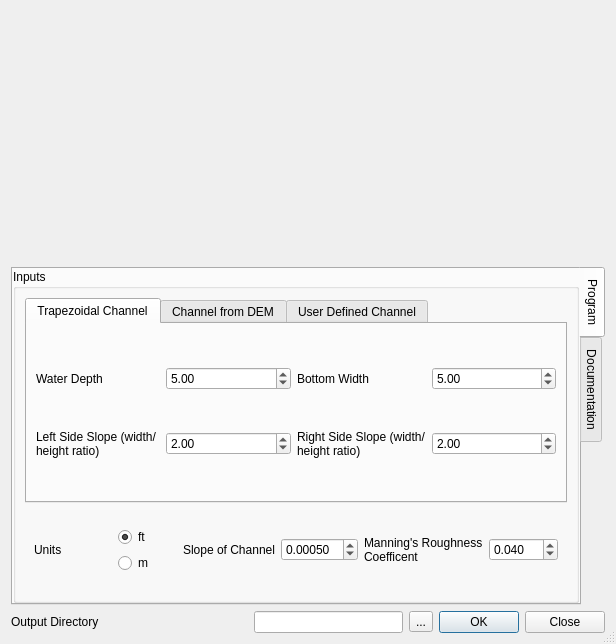
<?xml version="1.0" encoding="UTF-8"?>
<ui version="4.0">
 <class>DrainageChannelFlowEstimatorDialogBase</class>
 <widget class="QDialog" name="DrainageChannelFlowEstimatorDialogBase">
  <property name="geometry">
   <rect>
    <x>0</x>
    <y>0</y>
    <width>616</width>
    <height>644</height>
   </rect>
  </property>
  <property name="windowTitle">
   <string>Drainage Channel Terrain2Flow</string>
  </property>
  <property name="sizeGripEnabled">
   <bool>true</bool>
  </property>
  <layout class="QVBoxLayout" name="verticalLayout_2">
   <property name="sizeConstraint">
    <enum>QLayout::SetMinimumSize</enum>
   </property>
   <item>
    <widget class="QWidget" name="widget_3" native="true">
     <property name="minimumSize">
      <size>
       <width>0</width>
       <height>250</height>
      </size>
     </property>
     <layout class="QHBoxLayout" name="horizontalLayout_4">
      <item>
       <layout class="QVBoxLayout" name="vLayout"/>
      </item>
     </layout>
    </widget>
   </item>
   <item>
    <widget class="QTabWidget" name="tabWidget_2">
     <property name="tabPosition">
      <enum>QTabWidget::East</enum>
     </property>
     <property name="currentIndex">
      <number>0</number>
     </property>
     <widget class="QWidget" name="tab">
      <attribute name="title">
       <string>Program</string>
      </attribute>
      <layout class="QGridLayout" name="gridLayout_4">
       <property name="leftMargin">
        <number>0</number>
       </property>
       <property name="topMargin">
        <number>0</number>
       </property>
       <property name="rightMargin">
        <number>0</number>
       </property>
       <property name="bottomMargin">
        <number>0</number>
       </property>
       <property name="spacing">
        <number>0</number>
       </property>
       <item row="1" column="0">
        <widget class="QGroupBox" name="groupBox_2">
         <property name="maximumSize">
          <size>
           <width>16777215</width>
           <height>373</height>
          </size>
         </property>
         <property name="title">
          <string>Inputs</string>
         </property>
         <layout class="QVBoxLayout" name="verticalLayout">
          <item>
           <widget class="QTabWidget" name="tabWidget">
            <property name="minimumSize">
             <size>
              <width>0</width>
              <height>164</height>
             </size>
            </property>
            <property name="currentIndex">
             <number>0</number>
            </property>
            <widget class="QWidget" name="tabTrap">
             <attribute name="title">
              <string>Trapezoidal Channel</string>
             </attribute>
             <layout class="QGridLayout" name="gridLayout_2">
              <item row="1" column="4">
               <widget class="QDoubleSpinBox" name="rightSS">
                <property name="minimum">
                 <double>0.010000000000000</double>
                </property>
                <property name="singleStep">
                 <double>0.250000000000000</double>
                </property>
                <property name="value">
                 <double>2.000000000000000</double>
                </property>
               </widget>
              </item>
              <item row="1" column="1">
               <widget class="QDoubleSpinBox" name="leftSS">
                <property name="minimum">
                 <double>0.010000000000000</double>
                </property>
                <property name="singleStep">
                 <double>0.250000000000000</double>
                </property>
                <property name="value">
                 <double>2.000000000000000</double>
                </property>
               </widget>
              </item>
              <item row="0" column="4">
               <widget class="QDoubleSpinBox" name="botWidth">
                <property name="minimum">
                 <double>0.010000000000000</double>
                </property>
                <property name="maximum">
                 <double>999.000000000000000</double>
                </property>
                <property name="value">
                 <double>5.000000000000000</double>
                </property>
               </widget>
              </item>
              <item row="0" column="1">
               <widget class="QDoubleSpinBox" name="depth">
                <property name="minimum">
                 <double>0.010000000000000</double>
                </property>
                <property name="singleStep">
                 <double>0.500000000000000</double>
                </property>
                <property name="value">
                 <double>5.000000000000000</double>
                </property>
               </widget>
              </item>
              <item row="0" column="3">
               <widget class="QLabel" name="label">
                <property name="text">
                 <string>Bottom Width</string>
                </property>
               </widget>
              </item>
              <item row="0" column="0">
               <widget class="QLabel" name="label_3">
                <property name="text">
                 <string>Water Depth</string>
                </property>
               </widget>
              </item>
              <item row="1" column="3">
               <widget class="QLabel" name="label_4">
                <property name="text">
                 <string>Right Side Slope (width/height ratio)</string>
                </property>
                <property name="wordWrap">
                 <bool>true</bool>
                </property>
               </widget>
              </item>
              <item row="1" column="0">
               <widget class="QLabel" name="label_2">
                <property name="text">
                 <string>Left Side Slope (width/height ratio)</string>
                </property>
                <property name="wordWrap">
                 <bool>true</bool>
                </property>
               </widget>
              </item>
             </layout>
            </widget>
            <widget class="QWidget" name="tabSample">
             <attribute name="title">
              <string>Channel from DEM</string>
             </attribute>
             <layout class="QVBoxLayout" name="verticalLayout_3">
              <item>
               <layout class="QHBoxLayout" name="horizontalLayout_2">
                <item>
                 <widget class="QLabel" name="label_9">
                  <property name="text">
                   <string>Water Surface Elevation</string>
                  </property>
                 </widget>
                </item>
                <item>
                 <widget class="QDoubleSpinBox" name="cbWSE">
                  <property name="decimals">
                   <number>2</number>
                  </property>
                  <property name="maximum">
                   <double>999999.000000000000000</double>
                  </property>
                  <property name="singleStep">
                   <double>0.100000000000000</double>
                  </property>
                 </widget>
                </item>
                <item>
                 <widget class="QLabel" name="label_8">
                  <property name="text">
                   <string>DEM</string>
                  </property>
                 </widget>
                </item>
                <item>
                 <widget class="QComboBox" name="cbDEM"/>
                </item>
               </layout>
              </item>
              <item>
               <layout class="QHBoxLayout" name="horizontalLayout">
                <item>
                 <widget class="QLabel" name="label_7">
                  <property name="minimumSize">
                   <size>
                    <width>0</width>
                    <height>0</height>
                   </size>
                  </property>
                  <property name="text">
                   <string>Draw Cross Section (looking downstream from left to right)</string>
                  </property>
                  <property name="wordWrap">
                   <bool>true</bool>
                  </property>
                 </widget>
                </item>
                <item>
                 <widget class="QToolButton" name="btnSampleLine">
                  <property name="text">
                   <string>Draw Cross Section</string>
                  </property>
                 </widget>
                </item>
               </layout>
              </item>
              <item>
               <layout class="QHBoxLayout" name="horizontalLayout_3">
                <item>
                 <widget class="QLabel" name="label_11">
                  <property name="text">
                   <string>Use DEM to estimate slope</string>
                  </property>
                 </widget>
                </item>
                <item>
                 <widget class="QToolButton" name="btnSampleSlope">
                  <property name="text">
                   <string>Estimate slope from DEM</string>
                  </property>
                 </widget>
                </item>
               </layout>
              </item>
             </layout>
            </widget>
            <widget class="QWidget" name="tabUD">
             <attribute name="title">
              <string>User Defined Channel</string>
             </attribute>
             <layout class="QVBoxLayout" name="verticalLayout_6">
              <item>
               <layout class="QHBoxLayout" name="horizontalLayout_7">
                <item>
                 <widget class="QLabel" name="label_14">
                  <property name="text">
                   <string>Water Surface Elevation</string>
                  </property>
                 </widget>
                </item>
                <item>
                 <widget class="QDoubleSpinBox" name="cbUDwse">
                  <property name="maximumSize">
                   <size>
                    <width>100</width>
                    <height>16777215</height>
                   </size>
                  </property>
                  <property name="decimals">
                   <number>2</number>
                  </property>
                  <property name="maximum">
                   <double>999999.989999999990687</double>
                  </property>
                  <property name="singleStep">
                   <double>0.100000000000000</double>
                  </property>
                 </widget>
                </item>
               </layout>
              </item>
              <item>
               <layout class="QHBoxLayout" name="horizontalLayout_6">
                <item>
                 <widget class="QLabel" name="label_13">
                  <property name="text">
                   <string>Text File of Station and Elevation Values (space or tab delimited, no header)</string>
                  </property>
                  <property name="wordWrap">
                   <bool>true</bool>
                  </property>
                 </widget>
                </item>
                <item>
                 <spacer name="horizontalSpacer_2">
                  <property name="orientation">
                   <enum>Qt::Horizontal</enum>
                  </property>
                  <property name="sizeHint" stdset="0">
                   <size>
                    <width>40</width>
                    <height>20</height>
                   </size>
                  </property>
                 </spacer>
                </item>
                <item>
                 <widget class="QLineEdit" name="inputFile"/>
                </item>
                <item>
                 <widget class="QToolButton" name="btnLoadTXT">
                  <property name="text">
                   <string>...</string>
                  </property>
                 </widget>
                </item>
               </layout>
              </item>
             </layout>
            </widget>
           </widget>
          </item>
          <item>
           <widget class="QWidget" name="widget_2" native="true">
            <property name="minimumSize">
             <size>
              <width>0</width>
              <height>14</height>
             </size>
            </property>
            <layout class="QGridLayout" name="gridLayout_3">
             <item row="0" column="0">
              <widget class="QLabel" name="label_10">
               <property name="text">
                <string>Units</string>
               </property>
              </widget>
             </item>
             <item row="0" column="1">
              <widget class="QWidget" name="widget" native="true">
               <property name="minimumSize">
                <size>
                 <width>0</width>
                 <height>0</height>
                </size>
               </property>
               <layout class="QGridLayout" name="gridLayout_6">
                <item row="0" column="0">
                 <widget class="QRadioButton" name="ft">
                  <property name="text">
                   <string>ft</string>
                  </property>
                  <property name="checked">
                   <bool>true</bool>
                  </property>
                 </widget>
                </item>
                <item row="1" column="0">
                 <widget class="QRadioButton" name="m">
                  <property name="text">
                   <string>m</string>
                  </property>
                 </widget>
                </item>
               </layout>
              </widget>
             </item>
             <item row="0" column="4">
              <widget class="QLabel" name="label_6">
               <property name="text">
                <string>Manning's Roughness Coefficent</string>
               </property>
               <property name="wordWrap">
                <bool>true</bool>
               </property>
              </widget>
             </item>
             <item row="0" column="5">
              <widget class="QDoubleSpinBox" name="n">
               <property name="decimals">
                <number>3</number>
               </property>
               <property name="minimum">
                <double>0.001000000000000</double>
               </property>
               <property name="singleStep">
                <double>0.005000000000000</double>
               </property>
               <property name="value">
                <double>0.040000000000000</double>
               </property>
              </widget>
             </item>
             <item row="0" column="3">
              <widget class="QDoubleSpinBox" name="slope">
               <property name="decimals">
                <number>5</number>
               </property>
               <property name="minimum">
                <double>0.000000000000000</double>
               </property>
               <property name="singleStep">
                <double>0.000010000000000</double>
               </property>
               <property name="value">
                <double>0.000500000000000</double>
               </property>
              </widget>
             </item>
             <item row="0" column="2">
              <widget class="QLabel" name="label_5">
               <property name="minimumSize">
                <size>
                 <width>0</width>
                 <height>0</height>
                </size>
               </property>
               <property name="text">
                <string>Slope of Channel</string>
               </property>
               <property name="wordWrap">
                <bool>true</bool>
               </property>
              </widget>
             </item>
            </layout>
           </widget>
          </item>
         </layout>
        </widget>
       </item>
      </layout>
     </widget>
     <widget class="QWidget" name="tab_2">
      <attribute name="title">
       <string>Documentation</string>
      </attribute>
      <layout class="QVBoxLayout" name="verticalLayout_4">
       <item>
        <widget class="QTextBrowser" name="textBrowser">
         <property name="html">
          <string>&lt;!DOCTYPE HTML PUBLIC &quot;-//W3C//DTD HTML 4.0//EN&quot; &quot;http://www.w3.org/TR/REC-html40/strict.dtd&quot;&gt;
&lt;html&gt;&lt;head&gt;&lt;meta name=&quot;qrichtext&quot; content=&quot;1&quot; /&gt;&lt;style type=&quot;text/css&quot;&gt;
p, li { white-space: pre-wrap; }
&lt;/style&gt;&lt;/head&gt;&lt;body style=&quot; font-family:'.SF NS Text'; font-size:13pt; font-weight:400; font-style:normal;&quot;&gt;
&lt;p style=&quot; margin-top:0px; margin-bottom:0px; margin-left:0px; margin-right:0px; -qt-block-indent:0; text-indent:0px;&quot;&gt;&lt;span style=&quot; font-family:'.Helvetica Neue DeskInterface'; font-size:18pt; font-weight:600;&quot;&gt;Terrain2Flow - A Uniform, Steady Open Channel Flow Calculator for QGIS&lt;/span&gt;&lt;/p&gt;
&lt;p style=&quot;-qt-paragraph-type:empty; margin-top:0px; margin-bottom:0px; margin-left:0px; margin-right:0px; -qt-block-indent:0; text-indent:0px; font-family:'.Helvetica Neue DeskInterface'; font-size:18pt; font-weight:600;&quot;&gt;&lt;br /&gt;&lt;/p&gt;
&lt;p style=&quot; margin-top:0px; margin-bottom:0px; margin-left:0px; margin-right:0px; -qt-block-indent:0; text-indent:0px;&quot;&gt;&lt;span style=&quot; font-family:'.Helvetica Neue DeskInterface'; font-weight:600;&quot;&gt;Description&lt;/span&gt;&lt;/p&gt;
&lt;p style=&quot;-qt-paragraph-type:empty; margin-top:0px; margin-bottom:0px; margin-left:0px; margin-right:0px; -qt-block-indent:0; text-indent:0px; font-family:'.Helvetica Neue DeskInterface'; font-weight:600;&quot;&gt;&lt;br /&gt;&lt;/p&gt;
&lt;p style=&quot; margin-top:0px; margin-bottom:0px; margin-left:0px; margin-right:0px; -qt-block-indent:0; text-indent:0px;&quot;&gt;&lt;span style=&quot; font-family:'.Helvetica Neue DeskInterface';&quot;&gt;This plugin calculates flow and velocity using the Manning equation for uniform, steady flow.  &lt;/span&gt;&lt;span style=&quot; font-family:'.Helvetica Neue DeskInterface'; font-weight:600;&quot;&gt;If you've never heard of the Manning equation or taken a course in open channel hydraulics you won't understand what this tool is doing&lt;/span&gt;&lt;span style=&quot; font-family:'.Helvetica Neue DeskInterface';&quot;&gt;.&lt;/span&gt;&lt;/p&gt;
&lt;p style=&quot;-qt-paragraph-type:empty; margin-top:0px; margin-bottom:0px; margin-left:0px; margin-right:0px; -qt-block-indent:0; text-indent:0px; font-family:'.Helvetica Neue DeskInterface';&quot;&gt;&lt;br /&gt;&lt;/p&gt;
&lt;p style=&quot; margin-top:0px; margin-bottom:0px; margin-left:0px; margin-right:0px; -qt-block-indent:0; text-indent:0px;&quot;&gt;&lt;span style=&quot; font-family:'.Helvetica Neue DeskInterface';&quot;&gt;If you are familar with open channel hydraulics and want a quick refresher check out this information from the Univeristy of Delaware:&lt;/span&gt;&lt;/p&gt;
&lt;p style=&quot;-qt-paragraph-type:empty; margin-top:0px; margin-bottom:0px; margin-left:0px; margin-right:0px; -qt-block-indent:0; text-indent:0px; font-family:'.Helvetica Neue DeskInterface';&quot;&gt;&lt;br /&gt;&lt;/p&gt;
&lt;p style=&quot; margin-top:0px; margin-bottom:0px; margin-left:0px; margin-right:0px; -qt-block-indent:0; text-indent:0px;&quot;&gt;&lt;span style=&quot; font-family:'.Helvetica Neue DeskInterface';&quot;&gt;http://udel.edu/~inamdar/EGTE215/Open_channel.pdf&lt;/span&gt;&lt;/p&gt;
&lt;p style=&quot;-qt-paragraph-type:empty; margin-top:0px; margin-bottom:0px; margin-left:0px; margin-right:0px; -qt-block-indent:0; text-indent:0px; font-family:'.Helvetica Neue DeskInterface';&quot;&gt;&lt;br /&gt;&lt;/p&gt;
&lt;p style=&quot; margin-top:0px; margin-bottom:0px; margin-left:0px; margin-right:0px; -qt-block-indent:0; text-indent:0px;&quot;&gt;&lt;span style=&quot; font-family:'.Helvetica Neue DeskInterface';&quot;&gt;A great reference for Mannings n values can be found from the USGS here:&lt;/span&gt;&lt;/p&gt;
&lt;p style=&quot;-qt-paragraph-type:empty; margin-top:0px; margin-bottom:0px; margin-left:0px; margin-right:0px; -qt-block-indent:0; text-indent:0px; font-family:'.Helvetica Neue DeskInterface';&quot;&gt;&lt;br /&gt;&lt;/p&gt;
&lt;p style=&quot; margin-top:0px; margin-bottom:0px; margin-left:0px; margin-right:0px; -qt-block-indent:0; text-indent:0px;&quot;&gt;&lt;span style=&quot; font-family:'.Helvetica Neue DeskInterface';&quot;&gt;http://pubs.usgs.gov/wsp/2339/report.pdf&lt;/span&gt;&lt;/p&gt;
&lt;p style=&quot;-qt-paragraph-type:empty; margin-top:0px; margin-bottom:0px; margin-left:0px; margin-right:0px; -qt-block-indent:0; text-indent:0px; font-family:'.Helvetica Neue DeskInterface';&quot;&gt;&lt;br /&gt;&lt;/p&gt;
&lt;p style=&quot; margin-top:0px; margin-bottom:0px; margin-left:0px; margin-right:0px; -qt-block-indent:0; text-indent:0px;&quot;&gt;&lt;span style=&quot; font-family:'.Helvetica Neue DeskInterface'; font-weight:600;&quot;&gt;User Defined Cross Section&lt;/span&gt;&lt;/p&gt;
&lt;p style=&quot;-qt-paragraph-type:empty; margin-top:0px; margin-bottom:0px; margin-left:0px; margin-right:0px; -qt-block-indent:0; text-indent:0px; font-family:'.Helvetica Neue DeskInterface';&quot;&gt;&lt;br /&gt;&lt;/p&gt;
&lt;p style=&quot; margin-top:0px; margin-bottom:0px; margin-left:0px; margin-right:0px; -qt-block-indent:0; text-indent:0px;&quot;&gt;&lt;span style=&quot; font-family:'.Helvetica Neue DeskInterface';&quot;&gt;The user defined cross section option allows the use of a tab or space delimited text file without a header.  The first column should contain the station values and the following column should contain elevation values.&lt;/span&gt;&lt;/p&gt;
&lt;p style=&quot;-qt-paragraph-type:empty; margin-top:0px; margin-bottom:0px; margin-left:0px; margin-right:0px; -qt-block-indent:0; text-indent:0px; font-family:'.Helvetica Neue DeskInterface';&quot;&gt;&lt;br /&gt;&lt;/p&gt;
&lt;p style=&quot; margin-top:0px; margin-bottom:0px; margin-left:0px; margin-right:0px; -qt-block-indent:0; text-indent:0px;&quot;&gt;&lt;span style=&quot; font-family:'.Helvetica Neue DeskInterface'; font-weight:600;&quot;&gt;Final Considerations&lt;/span&gt;&lt;/p&gt;
&lt;p style=&quot;-qt-paragraph-type:empty; margin-top:0px; margin-bottom:0px; margin-left:0px; margin-right:0px; -qt-block-indent:0; text-indent:0px; font-family:'.Helvetica Neue DeskInterface';&quot;&gt;&lt;br /&gt;&lt;/p&gt;
&lt;p style=&quot; margin-top:0px; margin-bottom:0px; margin-left:0px; margin-right:0px; -qt-block-indent:0; text-indent:0px;&quot;&gt;&lt;span style=&quot; font-family:'.Helvetica Neue DeskInterface';&quot;&gt;Make sure the steady, uniform flow assumption is valid!&lt;/span&gt;&lt;/p&gt;
&lt;p style=&quot;-qt-paragraph-type:empty; margin-top:0px; margin-bottom:0px; margin-left:0px; margin-right:0px; -qt-block-indent:0; text-indent:0px; font-family:'.Helvetica Neue DeskInterface';&quot;&gt;&lt;br /&gt;&lt;/p&gt;
&lt;p style=&quot; margin-top:0px; margin-bottom:0px; margin-left:0px; margin-right:0px; -qt-block-indent:0; text-indent:0px;&quot;&gt;&lt;span style=&quot; font-family:'.Helvetica Neue DeskInterface';&quot;&gt;When sampling a DEM cross-section be sure to make the cross-section perpendicular to flow at a location that is representative of the stream or drainage channel.&lt;/span&gt;&lt;/p&gt;
&lt;p style=&quot;-qt-paragraph-type:empty; margin-top:0px; margin-bottom:0px; margin-left:0px; margin-right:0px; -qt-block-indent:0; text-indent:0px; font-family:'.Helvetica Neue DeskInterface';&quot;&gt;&lt;br /&gt;&lt;/p&gt;
&lt;p style=&quot; margin-top:0px; margin-bottom:0px; margin-left:0px; margin-right:0px; -qt-block-indent:0; text-indent:0px;&quot;&gt;&lt;span style=&quot; font-family:'.Helvetica Neue DeskInterface';&quot;&gt;When sampling DEM cross-sections and slopes, make sure the DEM is in the same CRS as the project CRS (but you knew that already right!).&lt;/span&gt;&lt;/p&gt;
&lt;p style=&quot;-qt-paragraph-type:empty; margin-top:0px; margin-bottom:0px; margin-left:0px; margin-right:0px; -qt-block-indent:0; text-indent:0px; font-family:'.Helvetica Neue DeskInterface';&quot;&gt;&lt;br /&gt;&lt;/p&gt;
&lt;p style=&quot;-qt-paragraph-type:empty; margin-top:0px; margin-bottom:0px; margin-left:0px; margin-right:0px; -qt-block-indent:0; text-indent:0px; font-family:'.Helvetica Neue DeskInterface'; font-size:18pt; font-weight:600;&quot;&gt;&lt;br /&gt;&lt;/p&gt;&lt;/body&gt;&lt;/html&gt;</string>
         </property>
        </widget>
       </item>
      </layout>
     </widget>
    </widget>
   </item>
   <item>
    <layout class="QHBoxLayout" name="horizontalLayout_5">
     <item>
      <widget class="QLabel" name="label_12">
       <property name="text">
        <string>Output Directory</string>
       </property>
      </widget>
     </item>
     <item>
      <spacer name="horizontalSpacer">
       <property name="orientation">
        <enum>Qt::Horizontal</enum>
       </property>
       <property name="sizeHint" stdset="0">
        <size>
         <width>40</width>
         <height>20</height>
        </size>
       </property>
      </spacer>
     </item>
     <item>
      <widget class="QLineEdit" name="outputDir"/>
     </item>
     <item>
      <widget class="QToolButton" name="btnBrowse">
       <property name="text">
        <string>...</string>
       </property>
      </widget>
     </item>
     <item>
      <widget class="QDialogButtonBox" name="buttonBox">
       <property name="maximumSize">
        <size>
         <width>16777215</width>
         <height>16777215</height>
        </size>
       </property>
       <property name="orientation">
        <enum>Qt::Horizontal</enum>
       </property>
       <property name="standardButtons">
        <set>QDialogButtonBox::Close|QDialogButtonBox::Ok</set>
       </property>
      </widget>
     </item>
    </layout>
   </item>
  </layout>
 </widget>
 <tabstops>
  <tabstop>tabWidget</tabstop>
  <tabstop>depth</tabstop>
  <tabstop>botWidth</tabstop>
  <tabstop>leftSS</tabstop>
  <tabstop>rightSS</tabstop>
  <tabstop>ft</tabstop>
  <tabstop>m</tabstop>
  <tabstop>slope</tabstop>
  <tabstop>n</tabstop>
  <tabstop>cbWSE</tabstop>
  <tabstop>cbDEM</tabstop>
  <tabstop>btnSampleSlope</tabstop>
 </tabstops>
 <resources/>
 <connections>
  <connection>
   <sender>buttonBox</sender>
   <signal>accepted()</signal>
   <receiver>DrainageChannelFlowEstimatorDialogBase</receiver>
   <slot>accept()</slot>
   <hints>
    <hint type="sourcelabel">
     <x>414</x>
     <y>634</y>
    </hint>
    <hint type="destinationlabel">
     <x>20</x>
     <y>20</y>
    </hint>
   </hints>
  </connection>
  <connection>
   <sender>buttonBox</sender>
   <signal>rejected()</signal>
   <receiver>DrainageChannelFlowEstimatorDialogBase</receiver>
   <slot>reject()</slot>
   <hints>
    <hint type="sourcelabel">
     <x>414</x>
     <y>634</y>
    </hint>
    <hint type="destinationlabel">
     <x>20</x>
     <y>20</y>
    </hint>
   </hints>
  </connection>
 </connections>
</ui>
